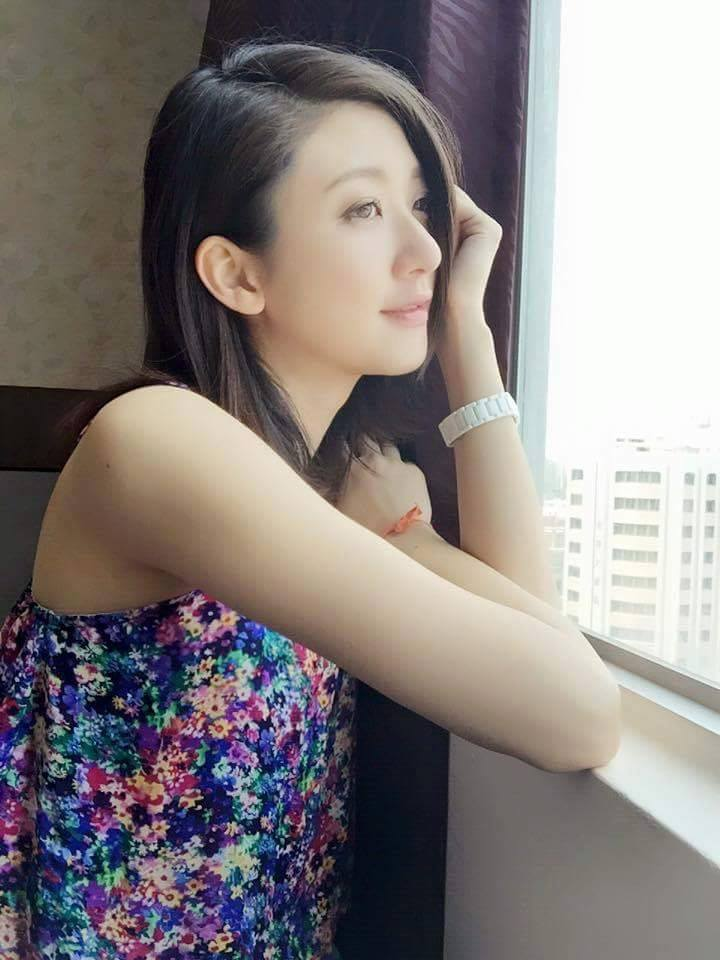
#> input picture python项目5-图片灰化及马赛克处理/girl.jpg, 720 x 960 px
$ python mark.py
#> lines starting #> are read from the running program, lines starting #| are printed output that depends on the picture
from PIL import Image
im = Image.open("girl.jpg")
#> im is the input picture: PIL image 720x960 RGB; mean R, G, B 134.8, 128, 127.3

def avg_clr(p):
	c = list(p.getdata())
	b = len(c)
	k = list(map(sum,zip(*c)))# greatest step!
	q = (int(k[0]/b),int(k[1]/b),int(k[2]/b))# need perfected!
	return q

def divide(w,h,s):
#> called with w = 720, h = 960, s = 20
	global im
	boxes = [(x,y,x+s,y+s) for x in range(0,w,s) for y in range(0,h,s)]
	for box in boxes:
		snip = im.crop(box)
		im.paste(avg_clr(snip),box)
#> this loop made 1728 passes
#> (k in avg_clr, q in avg_clr) on passes 1 to 3: ([45624, 44417, 36990], (114, 111, 92)), ([44296, 42444, 35448], (110, 106, 88)), ([47171, 44116, 39322], (117, 110, 98))
#> pass 1, in divide, `snip = im.crop(box)`:
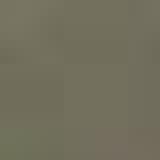
#> snip: PIL image 20x20 RGB (shown 8 times larger); mean R, G, B 114.1, 111, 92.5
#> after the loop:
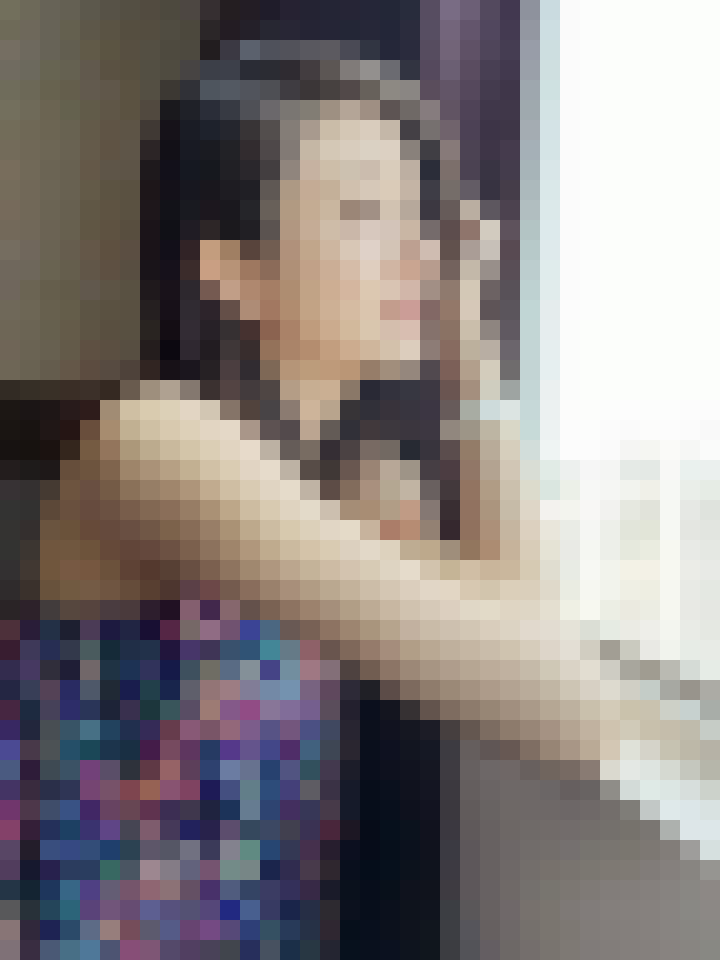
#> im: PIL image 720x960 RGB; mean R, G, B 134.3, 127.5, 126.8
#> after the loop:
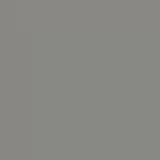
#> snip: PIL image 20x20 RGB (shown 8 times larger); mean R, G, B 136.2, 136.5, 131.8

def main():
	divide(im.size[0],im.size[1],20)# u can change num
	im.show()
	im.save("./marked-version.png")

main()
#

$ run again, with python项目5-图片灰化及马赛克处理/plant.jpeg copied over python项目5-图片灰化及马赛克处理/girl.jpg
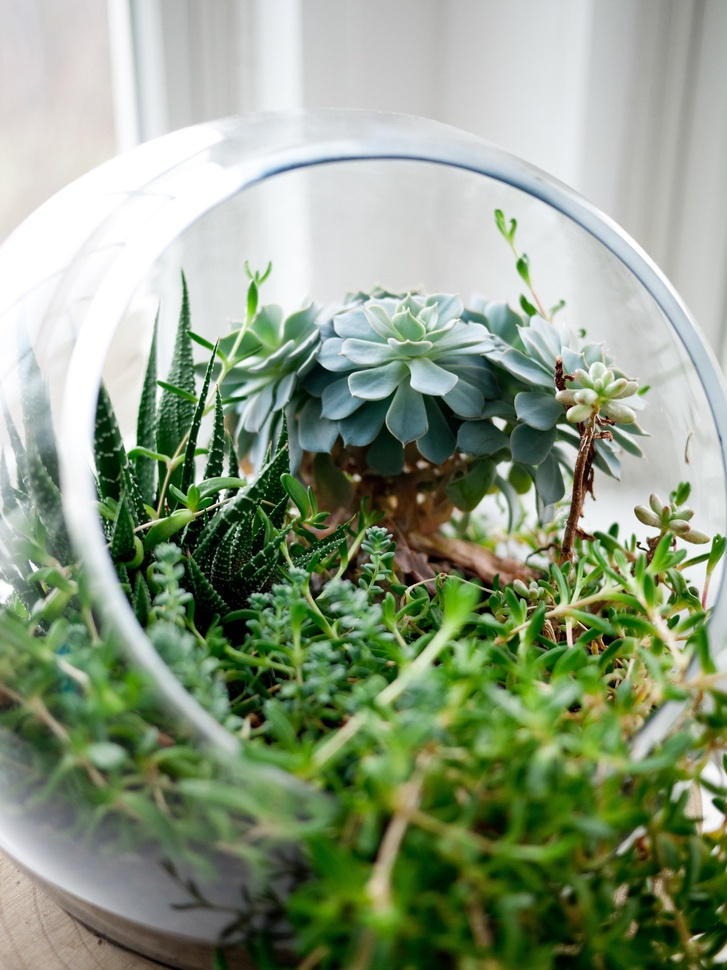
#> input picture python项目5-图片灰化及马赛克处理/plant.jpeg, 727 x 970 px, shrunk from 2100 x 2800 before the run
#> im is the input picture: PIL image 727x970 RGB; mean R, G, B 140.4, 155.2, 129.4
#> the loop in divide, `for box in boxes:` made 1813 passes
#> (k in avg_clr, q in avg_clr) on passes 1 to 3: ([84992, 84343, 85828], (212, 210, 214)), ([85612, 84832, 85920], (214, 212, 214)), ([87346, 85662, 86074], (218, 214, 215))
#> after the loop in divide, `for box in boxes:`:
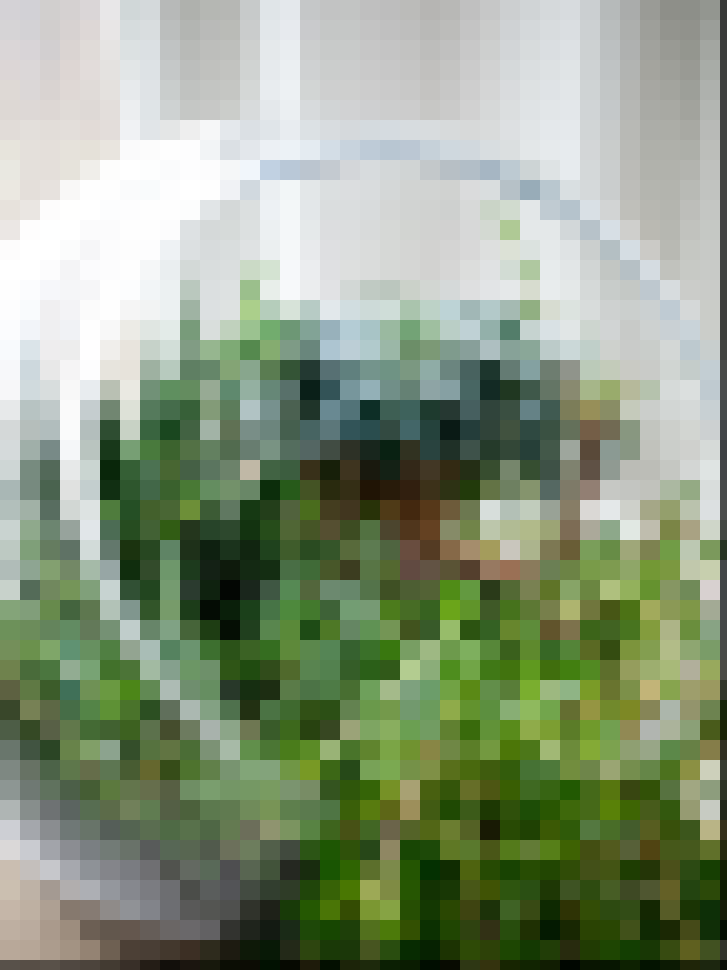
#> im: PIL image 727x970 RGB; mean R, G, B 138.6, 153.3, 127.8
#> after the loop in divide, `for box in boxes:`:
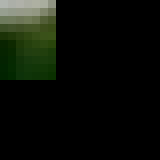
#> snip: PIL image 20x20 RGB (shown 8 times larger); mean R, G, B 10.8, 14.6, 7.9
